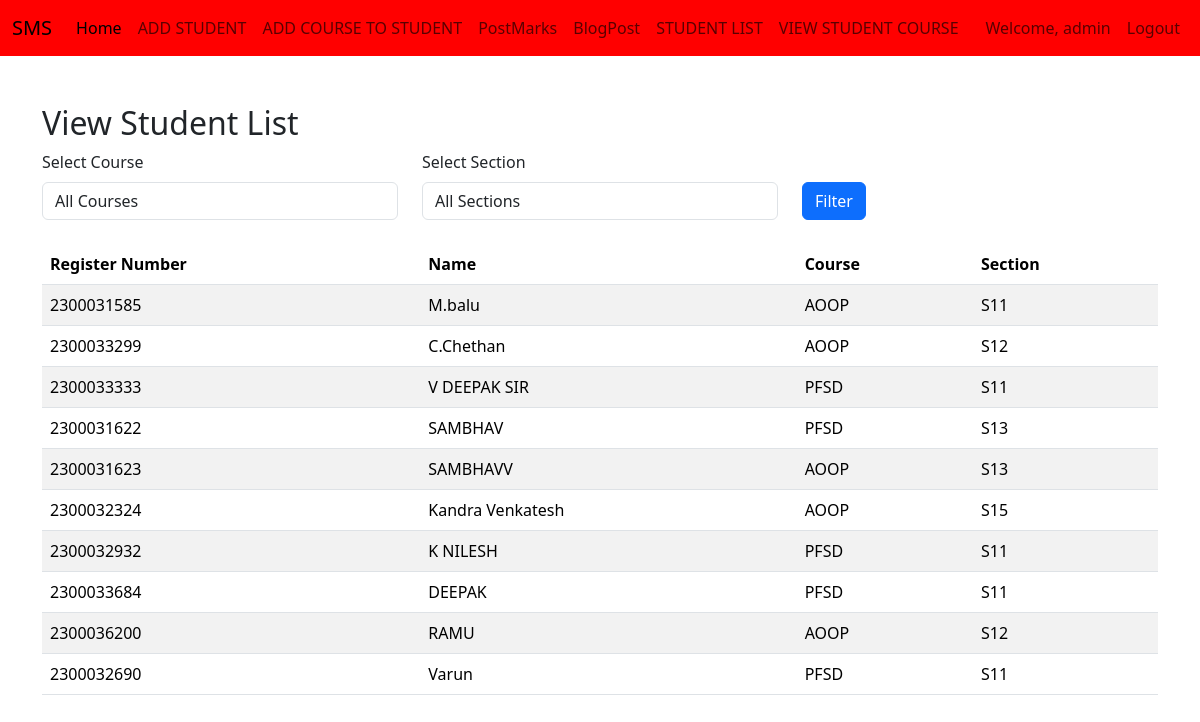
Page /facultyapp/view_student_list/ (signed in) on the committed database.
### adminapp/models.py (models this page shows, shortened)
class StudentList(models.Model):
    Register_Number = models.CharField(max_length=20, unique=True)
    Name = models.CharField(max_length=100)
    user = models.OneToOneField(User, on_delete=models.CASCADE, null=True)

### facultyapp/models.py (models this page shows, shortened)
class AddCourse(models.Model):
    COURSE_CHOICES = [
        ('AOOP', 'Advanced Object-Oriented Programming'),
        ('PFSD', 'Python Full Stack Development'),
    ]
    SECTION_CHOICES = [
        ('S11', 'Section S11'),
        ('S12', 'Section S12'),
        ('S13', 'Section S13'),
        ('S14', 'Section S14'),
        ('S15', 'Section S15'),
    ]
    student = models.ForeignKey(StudentList, on_delete=models.CASCADE)
    course = models.CharField(max_length=50, choices=COURSE_CHOICES)
    section = models.CharField(max_length=50, choices=SECTION_CHOICES)

### facultyapp/views.py (the view)
# urls.py: path('view_student_list/',views.view_student_list,name='view_student_list'),
def view_student_list(request):
    course = request.GET.get('course')
    section = request.GET.get('section')
    student_courses = AddCourse.objects.all()
    if course:
        student_courses = student_courses.filter(course=course)
    if section:
        student_courses = student_courses.filter(section=section)
    students = StudentList.objects.filter(id__in=student_courses.values('student_id'))
    course_choices = AddCourse.COURSE_CHOICES
    section_choices = AddCourse.SECTION_CHOICES
    context = {
        'students': students,
        'course_choices': course_choices,
        'section_choices': section_choices,
        'selected_course': course,
        'selected_section': section,
    }
    return render(request, 'facultyapp/view_student_list.html', context)

### templates/facultyapp/view_student_list.html (shortened to what this page needs)
{% extends 'Navbar/FacultyNavbar.html' %}
{% load static %}
{% block body %}
    <div class="container mt-5">
        <h2>View Student List</h2>
        <form method="get" class="mb-4">
            <div class="row">
                <div class="col-md-4">
                    <label for="course" class="form-label">Select Course</label>
                    <select name="course" id="course" class="form-control">
                        <option value="">All Courses</option>
                    </select>
                </div>
                <div class="col-md-4">
                    <label for="section" class="form-label">Select Section</label>
                    <select name="section" id="section" class="form-control">
                        <option value="">All Sections</option>
                    </select>
                </div>
                <div class="col-md-4 mt-4">
                    <button type="submit" class="btn btn-primary mt-2">Filter</button>
                </div>
            </div>
        </form>
        <table class="table table-striped">
            <thead>
                <tr>
                    <th>Register Number</th>
                    <th>Name</th>
                    <th>Course</th>
                    <th>Section</th>
                </tr>
            </thead>
            <tbody>
                {% if students %}
                    {% for student in students %}
                        <tr>
                            <td>{{ student.Register_Number }}</td>
                            <td>{{ student.Name }}</td>
                            <td>{{ student.addcourse_set.first.course }}</td>
                            <td>{{ student.addcourse_set.first.section }}</td>
                        </tr>
                    {% endfor %}
                {% else %}
                    <tr>
                        <td colspan="4" class="text-center">No students found.</td>
                    </tr>
                {% endif %}
            </tbody>
        </table>
    </div>
{% endblock %}

### templates/Navbar/FacultyNavbar.html (shortened to what this page needs)
<!DOCTYPE html>
<html lang="en">
<head>
    <link href="https://cdn.jsdelivr.net/npm/bootstrap@5.3.3/dist/css/bootstrap.min.css" rel="stylesheet">
</head>
<body>
<nav class="navbar navbar-expand-lg navbar-red">
  <div class="container-fluid">
    <a class="navbar-brand" href="{% url 'projecthomepage' %}">SMS</a>
    <div class="collapse navbar-collapse" id="navbarNavDropdown">
      <ul class="navbar-nav">
        <li class="nav-item">
          <a class="nav-link active" aria-current="page" href="#">Home</a>
        </li>
        <li class="nav-item">
          <a class="nav-link" href="{% url 'add_student' %}">ADD STUDENT</a>
        </li>
                  <li class="nav-item">
          <a class="nav-link" href="{% url 'facultyapp:add_course' %}">ADD COURSE TO STUDENT</a>
        </li>
                    <li class="nav-item">
          <a class="nav-link" href="{% url 'facultyapp:post_marks' %}">PostMarks</a>
        </li>
          <li class="nav-item">
          <a class="nav-link" href="{% url 'facultyapp:add_blog' %}">BlogPost</a>
        </li>
        <li class="nav-item">
          <a class="nav-link" href="{% url 'student_list' %}">STUDENT LIST</a>
                  <li class="nav-item">
          <a class="nav-link" href="{% url 'facultyapp:view_student_list' %}"> VIEW STUDENT COURSE</a>
      </ul>
      <ul  class="navbar-nav ms-auto">
<li>
        {% if user.is_authenticated %}
        <li class="nav-item">
        <span class="nav-link">Welcome, {{ user.username }}</span>
    </li>
          <li class="nav-item">
          <a class="nav-link" href="{% url 'logout' %}">Logout</a>
          </li>
        {% endif %}
 </li>
      </ul>
    </div>
  </div>
</nav>
{% block body %}
{% endblock %}
</body>
</html>

### templates/Navbar/FacultyNavbar.html (style rules this page uses)
.navbar-red { background-color:Red !important; }

### rows in the picture
StudentList: Register_Number "2300031585", Name "M.balu", addcourse_set.first.course "AOOP", addcourse_set.first.section "S11"
StudentList: Register_Number "2300033299", Name "C.Chethan", addcourse_set.first.course "AOOP", addcourse_set.first.section "S12"
StudentList: Register_Number "2300033333", Name "V DEEPAK SIR", addcourse_set.first.course "PFSD", addcourse_set.first.section "S11"
StudentList: Register_Number "2300031622", Name "SAMBHAV", addcourse_set.first.course "PFSD", addcourse_set.first.section "S13"
StudentList: Register_Number "2300031623", Name "SAMBHAVV", addcourse_set.first.course "AOOP", addcourse_set.first.section "S13"
StudentList: Register_Number "2300032324", Name "Kandra Venkatesh", addcourse_set.first.course "AOOP", addcourse_set.first.section "S15"
StudentList: Register_Number "2300032932", Name "K NILESH", addcourse_set.first.course "PFSD", addcourse_set.first.section "S11"
StudentList: Register_Number "2300033684", Name "DEEPAK", addcourse_set.first.course "PFSD", addcourse_set.first.section "S11"
StudentList: Register_Number "2300036200", Name "RAMU", addcourse_set.first.course "AOOP", addcourse_set.first.section "S12"
StudentList: Register_Number "2300032690", Name "Varun", addcourse_set.first.course "PFSD", addcourse_set.first.section "S11"

### other values in the picture
{{ user.username }} "admin"
